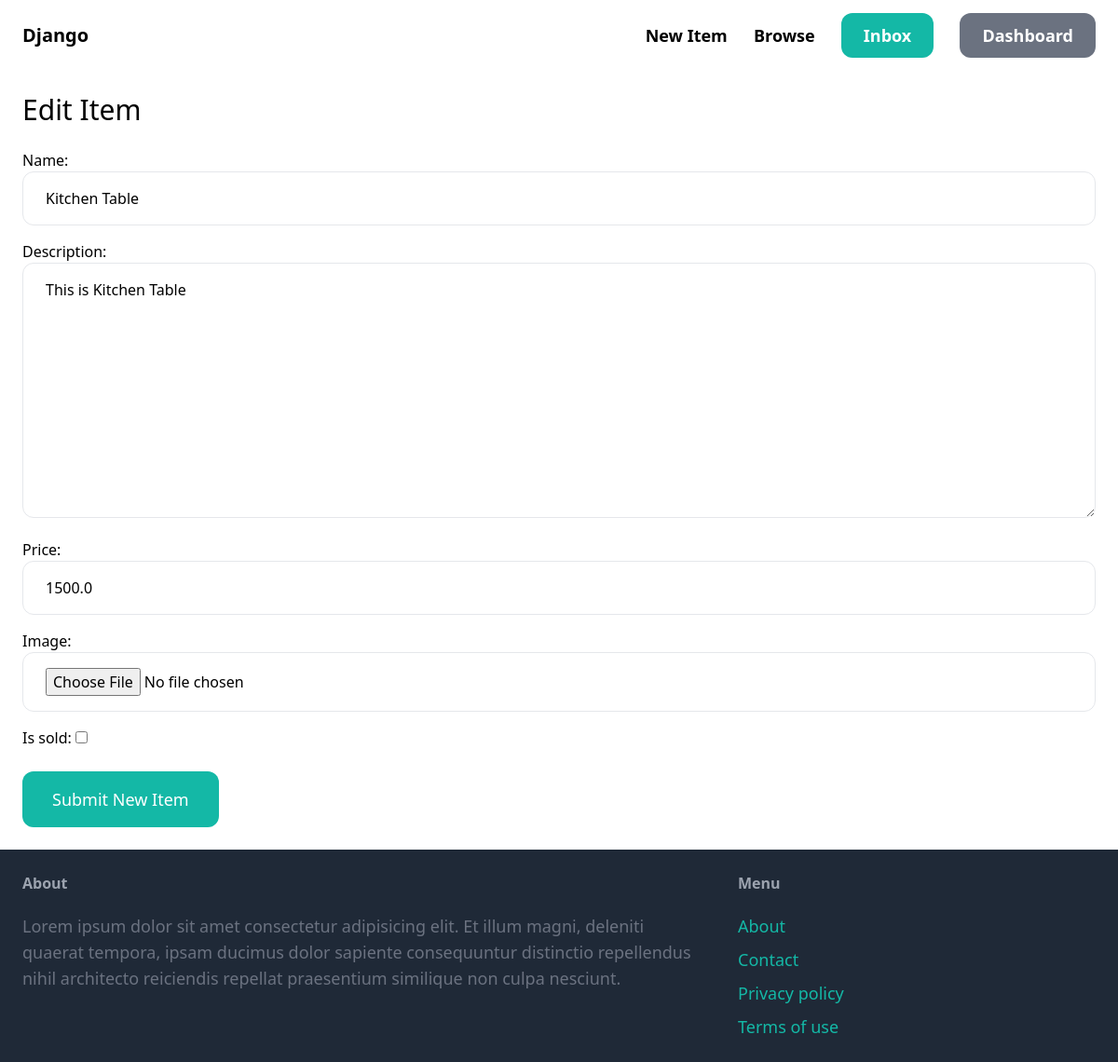
/items/2/edit/ (signed in), run on an earlier commit of the app's database.
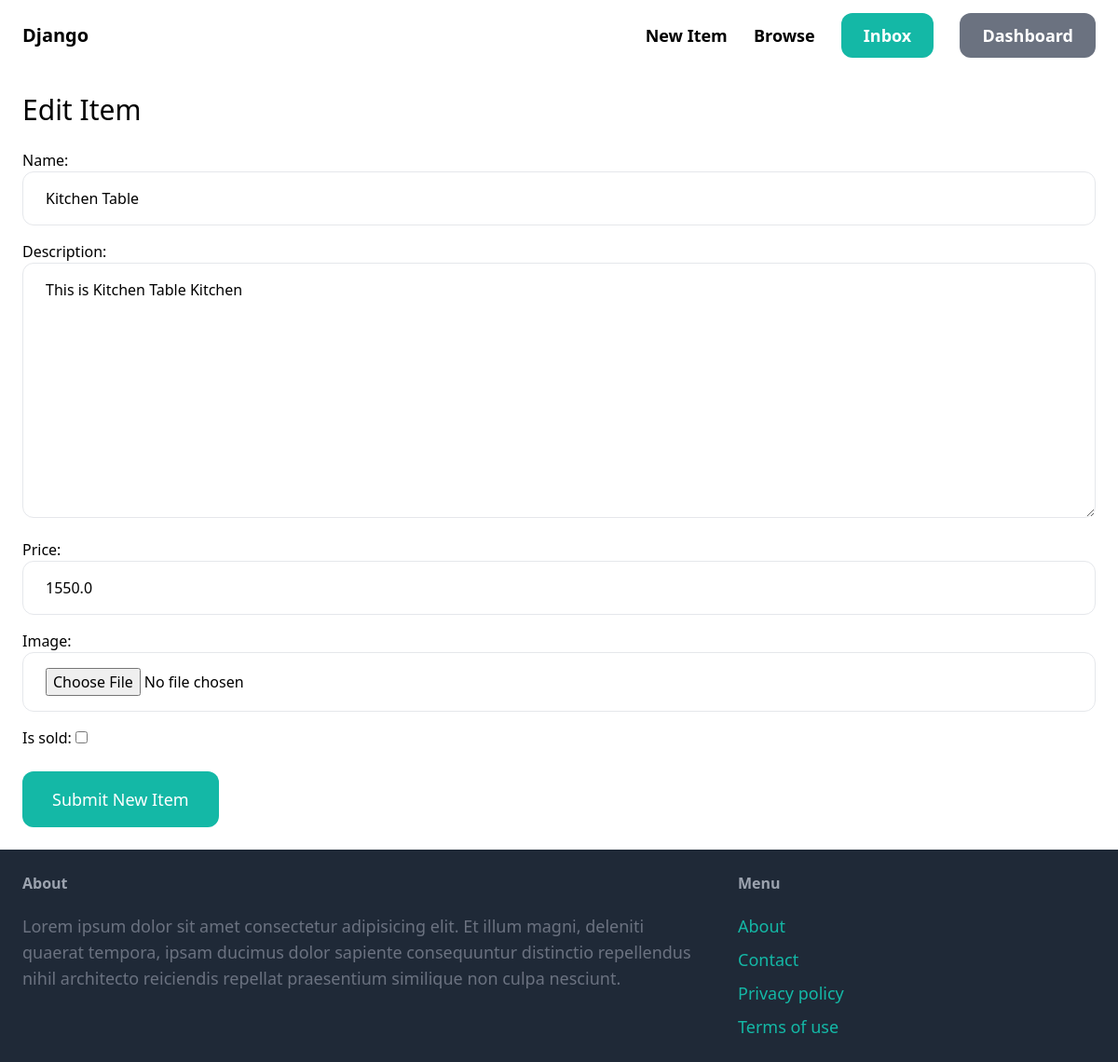
And on a later commit of the database.
### item/models.py (models this page shows)
class Item(models.Model):
    category = models.ForeignKey(Category,related_name='items',on_delete=models.CASCADE)
    name = models.CharField(max_length=255)
    description = models.TextField(blank=True,null=True)
    price = models.FloatField()
    image = models.ImageField(upload_to='item_images',blank=True,null=True)
    is_sold = models.BooleanField(default=False)
    created_by = models.ForeignKey(User,related_name='items',on_delete=models.CASCADE)
    created_at = models.DateTimeField(auto_now_add=True)

### item/views.py (the view)
# urls.py: path('<int:pk>/edit/', views.edit, name='edit'),
@login_required
def edit(request, pk):
    item = get_object_or_404(Item, pk=pk, created_by=request.user)
    if request.method == "POST":
        form = EditItemForm(request.POST, request.FILES, instance=item)
        if form.is_valid():
            form.save()
            return redirect('item:detail', pk=item.id)
    else:
        form = EditItemForm(instance=item)
    return render(request, 'item/form.html', {
        'form': form,
        'title': 'Edit Item'
    })

### item/forms.py
class EditItemForm(forms.ModelForm):
    class Meta:
        model = Item
        fields = ('name', 'description', 'price', 'image', 'is_sold',)
        widgets = {
            'name': forms.TextInput(attrs={
                'class': INPUT_CLASSES
            }),
            'description': forms.Textarea(attrs={
                'class': INPUT_CLASSES
            }),
            'price': forms.TextInput(attrs={
                'class': INPUT_CLASSES
            }),
            'image': forms.FileInput(attrs={
                'class': INPUT_CLASSES
            }),
        }

### item/templates/item/form.html (shortened to what this page needs)
{% extends 'core/base.html' %}
{% block content %}
    <h1 class="mb-6 text-3xl">{{ title }}</h1>
    <form method="post" action="." enctype="multipart/form-data">
        <div class="space-y-4">
            {{ form.as_p }}
        </div>
            <button class="mt-6 py-4 px-8 text-lg bg-teal-500 hover:bg-teal-700 rounded-xl text-white">Submit New Item</button>
    </form>
{% endblock %}

What changed in the data, as far as the page shows it:
changed Item "Kitchen Table": description "This is Kitchen Table" → "This is Kitchen Table Kitchen"; price "1500.0" → "1550.0"
